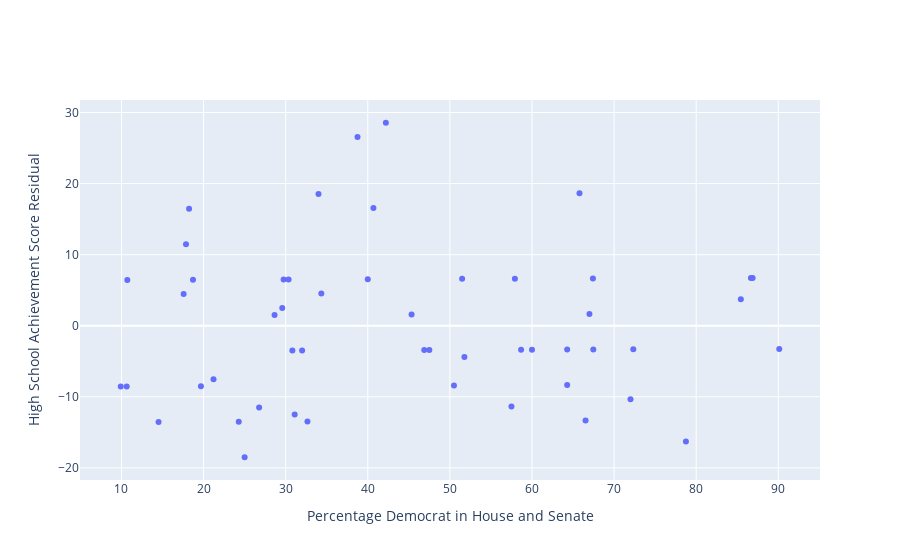

Notebook code cell kept with this figure:
### Markdown cell above
Residual Plot

### Code cell
fig = make_subplots(rows=1, cols=1)
fig.add_trace(go.Scatter(x = data["Pol. Affil"], y = data["HS Ach."] - (data["Pol. Affil"] * linreg.slope + linreg.intercept), mode = "markers", name = "Scatter Plot"))
fig.update_xaxes(title = "Percentage Democrat in House and Senate")
fig.update_yaxes(title = "High School Achievement Score Residual")
fig.show()

### Figure 1 — Plotly figure (JSON) as saved in the notebook; plotly's stock layout.template omitted (floating-point values rounded to 4 significant figures)
{"data": [{"mode": "markers", "name": "Scatter Plot", "type": "scatter", "x": [24.29, 38.75, 47.5, 17.57, 78.75, 67.47, 65.78, 67.42, 86.67, 29.58, 42.2, 90.12, 17.86, 66.53, 25, 34, 29.75, 18.71, 31.1, 57.92, 72.34, 86.88, 51.77, 51.49, 30.82, 30.35, 32, 32.65, 64.29, 45.33, 60, 64.29, 67, 40, 10.64, 26.77, 18.23, 57.5, 46.88, 85.44, 28.65, 10.71, 21.21, 40.69, 19.68, 72, 50.5, 58.67, 9.912, 34.34, 14.52], "y": [-13.51, 26.55, -3.42, 4.466, -16.3, -3.345, 18.65, 6.655, 6.728, 2.512, 28.56, -3.259, 11.47, -13.35, -18.51, 18.53, 6.512, 6.471, -12.48, 6.619, -3.326, 6.729, -4.404, 6.595, -3.483, 6.515, -3.479, -13.48, -8.357, 1.572, -3.373, -3.357, 1.654, 6.551, -8.56, -11.5, 16.47, -11.38, -3.423, 3.724, 1.508, 6.44, -7.52, 16.55, -8.526, -10.33, -8.409, -3.378, -8.563, 4.53, -13.55]}], "layout": {"xaxis": {"anchor": "y", "domain": [0, 1], "title": {"text": "Percentage Democrat in House and Senate"}}, "yaxis": {"anchor": "x", "domain": [0, 1], "title": {"text": "High School Achievement Score Residual"}}}}
